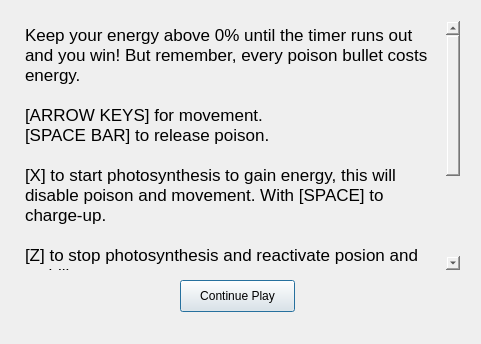
<?xml version="1.0" encoding="UTF-8"?>
<ui version="4.0">
 <class>Instructions</class>
 <widget class="QDialog" name="Instructions">
  <property name="geometry">
   <rect>
    <x>0</x>
    <y>0</y>
    <width>481</width>
    <height>344</height>
   </rect>
  </property>
  <property name="windowTitle">
   <string>Dialog</string>
  </property>
  <widget class="QPushButton" name="pushButton">
   <property name="geometry">
    <rect>
     <x>180</x>
     <y>280</y>
     <width>115</width>
     <height>32</height>
    </rect>
   </property>
   <property name="text">
    <string>Continue Play</string>
   </property>
  </widget>
  <widget class="QTextEdit" name="textEdit">
   <property name="geometry">
    <rect>
     <x>20</x>
     <y>20</y>
     <width>441</width>
     <height>251</height>
    </rect>
   </property>
   <property name="styleSheet">
    <string notr="true">font: 13pt &quot;Eurostile&quot;;
background-color: rgba(241, 255, 246, 0);</string>
   </property>
   <property name="html">
    <string>&lt;!DOCTYPE HTML PUBLIC &quot;-//W3C//DTD HTML 4.0//EN&quot; &quot;http://www.w3.org/TR/REC-html40/strict.dtd&quot;&gt;
&lt;html&gt;&lt;head&gt;&lt;meta name=&quot;qrichtext&quot; content=&quot;1&quot; /&gt;&lt;style type=&quot;text/css&quot;&gt;
p, li { white-space: pre-wrap; }
&lt;/style&gt;&lt;/head&gt;&lt;body style=&quot; font-family:'Eurostile'; font-size:13pt; font-weight:400; font-style:normal;&quot;&gt;
&lt;p style=&quot; margin-top:0px; margin-bottom:0px; margin-left:0px; margin-right:0px; -qt-block-indent:0; text-indent:0px;&quot;&gt;&lt;span style=&quot; font-family:'.Helvetica Neue DeskInterface';&quot;&gt;Keep your energy above 0% until the timer runs out and you win! But remember, every poison bullet costs energy. &lt;/span&gt;&lt;/p&gt;
&lt;p style=&quot;-qt-paragraph-type:empty; margin-top:0px; margin-bottom:0px; margin-left:0px; margin-right:0px; -qt-block-indent:0; text-indent:0px; font-family:'.Helvetica Neue DeskInterface';&quot;&gt;&lt;br /&gt;&lt;/p&gt;
&lt;p style=&quot; margin-top:0px; margin-bottom:0px; margin-left:0px; margin-right:0px; -qt-block-indent:0; text-indent:0px;&quot;&gt;&lt;span style=&quot; font-family:'.Helvetica Neue DeskInterface';&quot;&gt;[ARROW KEYS] for movement. &lt;/span&gt;&lt;/p&gt;
&lt;p style=&quot; margin-top:0px; margin-bottom:0px; margin-left:0px; margin-right:0px; -qt-block-indent:0; text-indent:0px;&quot;&gt;&lt;span style=&quot; font-family:'.Helvetica Neue DeskInterface';&quot;&gt;[SPACE BAR] to release poison.&lt;/span&gt;&lt;/p&gt;
&lt;p style=&quot;-qt-paragraph-type:empty; margin-top:0px; margin-bottom:0px; margin-left:0px; margin-right:0px; -qt-block-indent:0; text-indent:0px; font-family:'.Helvetica Neue DeskInterface';&quot;&gt;&lt;br /&gt;&lt;/p&gt;
&lt;p style=&quot; margin-top:0px; margin-bottom:0px; margin-left:0px; margin-right:0px; -qt-block-indent:0; text-indent:0px;&quot;&gt;&lt;span style=&quot; font-family:'.Helvetica Neue DeskInterface';&quot;&gt;[X] to start photosynthesis to gain energy, this will disable poison and movement. With [SPACE] to charge-up.&lt;/span&gt;&lt;/p&gt;
&lt;p style=&quot;-qt-paragraph-type:empty; margin-top:0px; margin-bottom:0px; margin-left:0px; margin-right:0px; -qt-block-indent:0; text-indent:0px; font-family:'.Helvetica Neue DeskInterface';&quot;&gt;&lt;br /&gt;&lt;/p&gt;
&lt;p style=&quot; margin-top:0px; margin-bottom:0px; margin-left:0px; margin-right:0px; -qt-block-indent:0; text-indent:0px;&quot;&gt;&lt;span style=&quot; font-family:'.Helvetica Neue DeskInterface';&quot;&gt;[Z] to stop photosynthesis and reactivate posion and mobility.&lt;/span&gt;&lt;/p&gt;
&lt;p style=&quot;-qt-paragraph-type:empty; margin-top:0px; margin-bottom:0px; margin-left:0px; margin-right:0px; -qt-block-indent:0; text-indent:0px; font-family:'.Helvetica Neue DeskInterface';&quot;&gt;&lt;br /&gt;&lt;/p&gt;
&lt;p style=&quot; margin-top:0px; margin-bottom:0px; margin-left:0px; margin-right:0px; -qt-block-indent:0; text-indent:0px;&quot;&gt;&lt;span style=&quot; font-family:'.Helvetica Neue DeskInterface';&quot;&gt;Each enemy can only be destroyed one way: &lt;/span&gt;&lt;/p&gt;
&lt;p style=&quot; margin-top:0px; margin-bottom:0px; margin-left:0px; margin-right:0px; -qt-block-indent:0; text-indent:0px;&quot;&gt;&lt;span style=&quot; font-family:'.Helvetica Neue DeskInterface';&quot;&gt;INSECT: Must touch to destroy. &lt;/span&gt;&lt;/p&gt;
&lt;p style=&quot; margin-top:0px; margin-bottom:0px; margin-left:0px; margin-right:0px; -qt-block-indent:0; text-indent:0px;&quot;&gt;&lt;span style=&quot; font-family:'.Helvetica Neue DeskInterface';&quot;&gt;BACTERIA: Kill with poison&lt;/span&gt;&lt;/p&gt;
&lt;p style=&quot; margin-top:0px; margin-bottom:0px; margin-left:0px; margin-right:0px; -qt-block-indent:0; text-indent:0px;&quot;&gt;&lt;span style=&quot; font-family:'.Helvetica Neue DeskInterface';&quot;&gt;VIRUS: Kill with poison. Lose energy upon contact with virus.                                   &lt;/span&gt;&lt;/p&gt;&lt;/body&gt;&lt;/html&gt;</string>
   </property>
  </widget>
 </widget>
 <resources/>
 <connections>
  <connection>
   <sender>pushButton</sender>
   <signal>clicked()</signal>
   <receiver>Instructions</receiver>
   <slot>restart_timers()</slot>
   <hints>
    <hint type="sourcelabel">
     <x>268</x>
     <y>290</y>
    </hint>
    <hint type="destinationlabel">
     <x>354</x>
     <y>281</y>
    </hint>
   </hints>
  </connection>
 </connections>
 <slots>
  <slot>restart_timers()</slot>
  <slot>slot2()</slot>
 </slots>
</ui>
